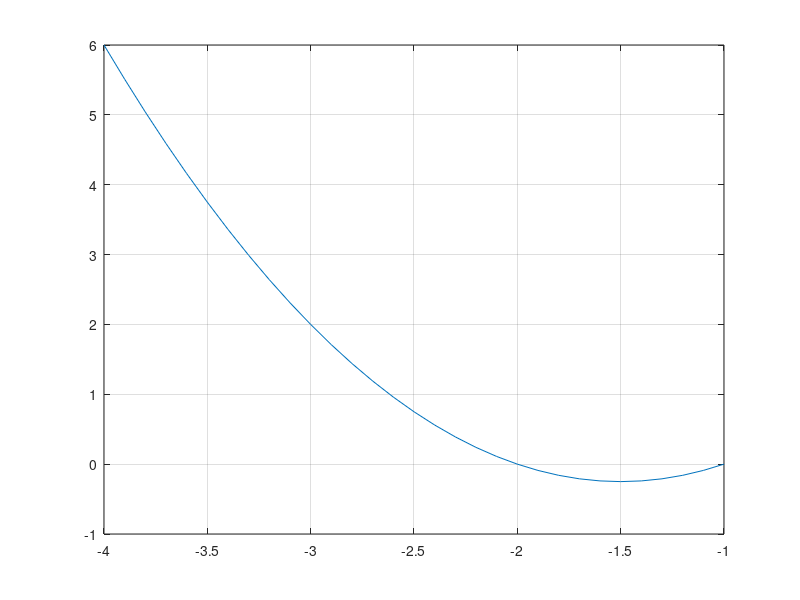

The MATLAB script that drew this image:
% Process model
%


K = 1;
T = 1;

% Required point X [g; j*h]
%
g = -1;
h = 1;

% Omega vector ( s = j*w )
%
w = (0:0.1:3);

% Controller tuning
%
for k = 1:length(w)
    a = K/(1+T^2*w(k)^2);
    b = -(K*T*w(k))/(1+T^2*w(k)^2);
    zr(k) = (a*g + b*h)/(a^2 + b^2);
    ki(k) = ((a*g - b*h)*w(k))/(a^2 + b^2);
end

ti = zr./ki;
[zr, ki, ti]
plot(zr,ki)
grid
